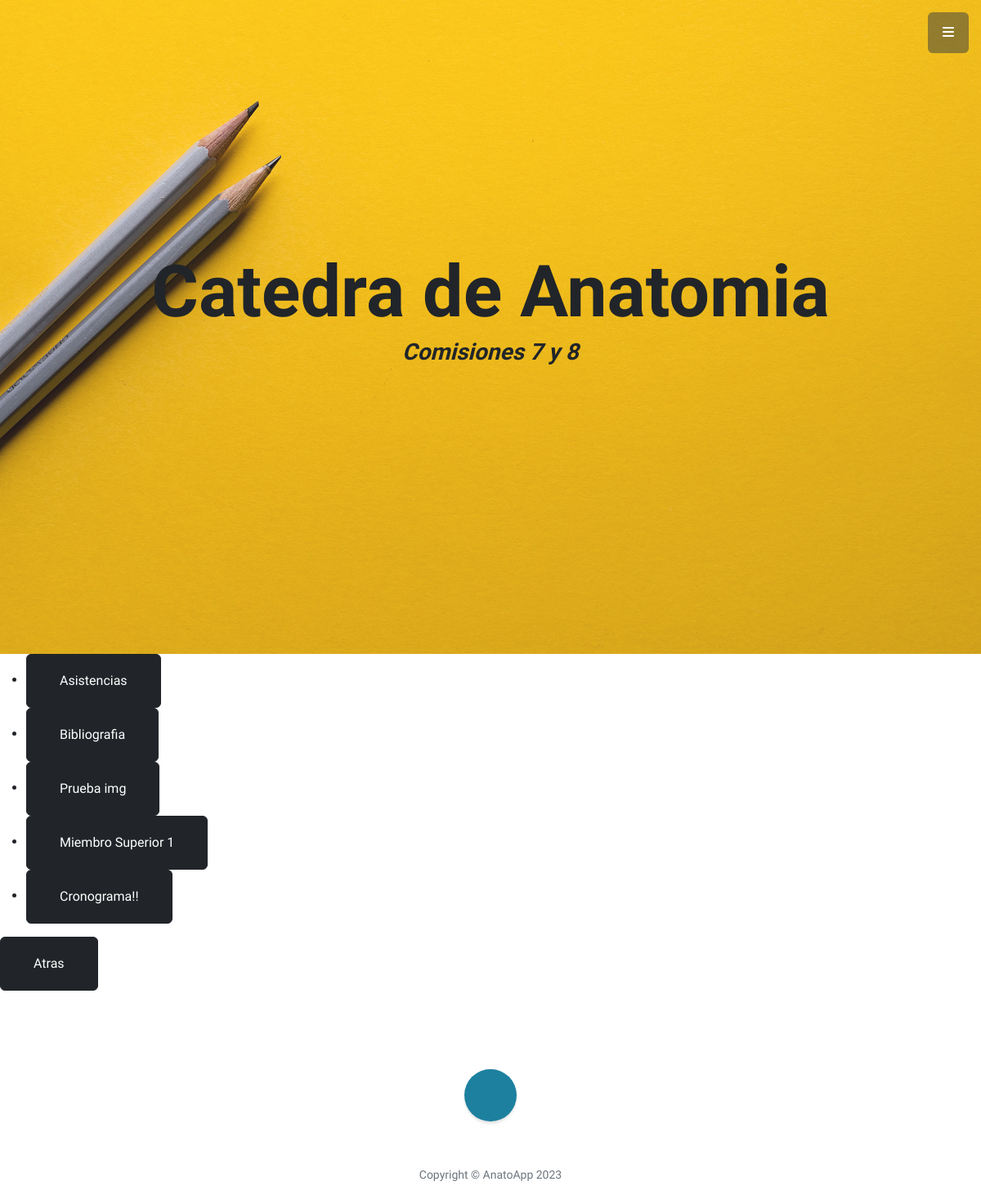
/AnatoApp/verEntradas, run on an earlier commit of the app's database.
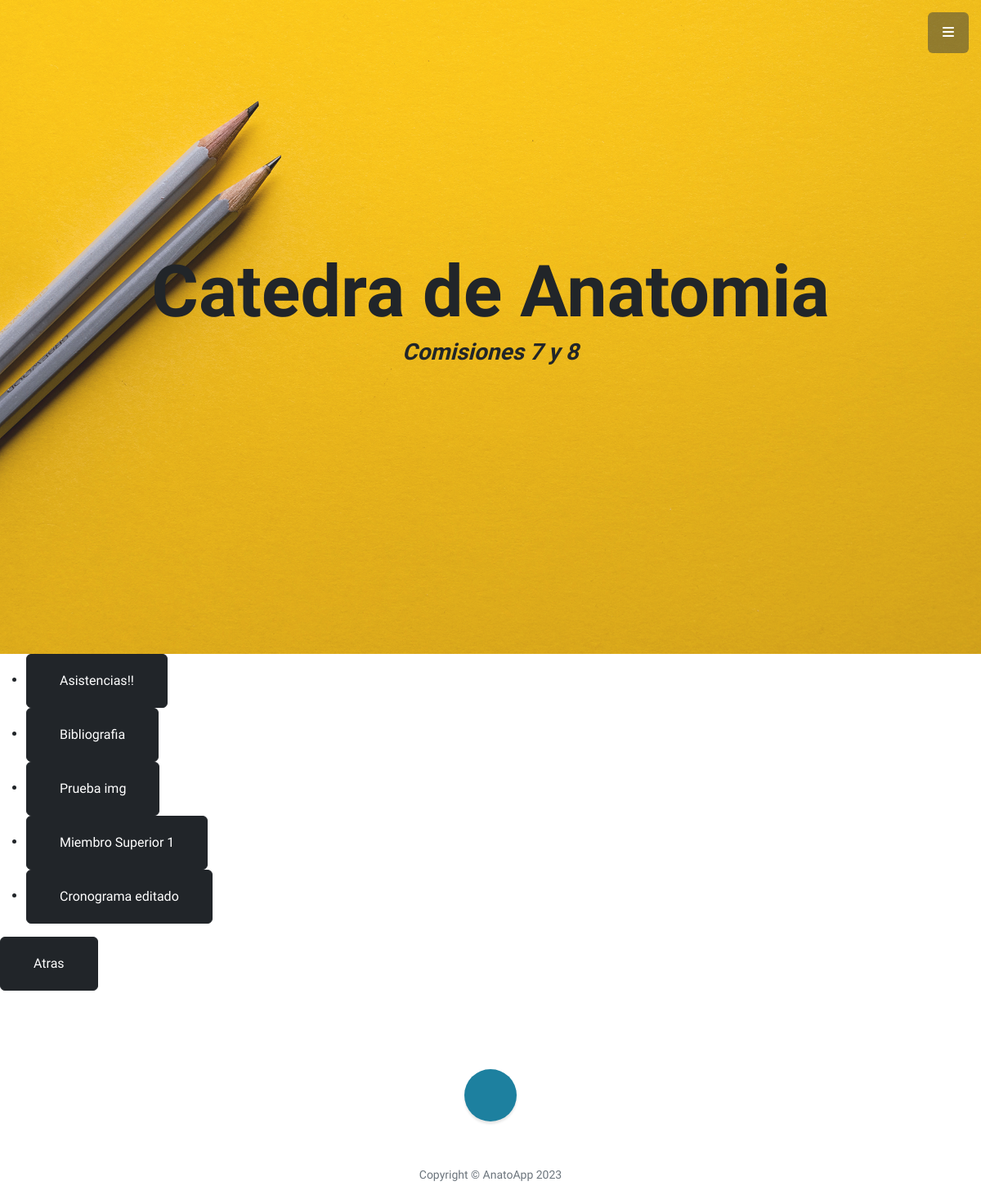
And on a later commit of the database.
### AnatoApp/models.py (models this page shows, shortened)
class Entrada(models.Model):
    titulo = models.CharField(max_length=100)
    subtitulo = models.CharField(max_length=100)
    cuerpo = models.TextField()
    fecha = models.DateField(auto_now_add=True)
    imagen = models.ImageField(upload_to='media', null=True, blank = True)
    autor = models.ForeignKey(User, on_delete=models.CASCADE)

### AnatoApp/views.py (the view)
# urls.py: path('verEntradas', views.verEntradas, name='VerEntradas'),
def verEntradas(request): #Lista de entrads
    entradas = Entrada.objects.all()
    contexto = {"entradas": entradas}
    return render(request, "AnatoApp/verEntradas.html", contexto)

### AnatoApp/templates/AnatoApp/verEntradas.html
{% extends "AnatoApp/pagina2.html" %}
{% load static %}
{% block Alumnos %}
{% if entradas %}
  <ul>
    {% for entrada in entradas %}
      <li>
        <a class="btn btn-dark btn-xl" href="{% url 'VerEntrada' entrada.id %}">{{ entrada.titulo }}</a>
      </li>
    {% endfor %}
  </ul>
  <p>
    <a class="btn btn-dark btn-xl" href="blog">Atras</a>
  </p>
{% else %}
  <p>Aún no hay publicaciones.</p>
{% endif %}
{% endblock %}

### AnatoApp/templates/AnatoApp/pagina2.html (shortened to what this page needs)
{% extends "AnatoApp/inicio.html" %}
{% load static %}

### AnatoApp/templates/AnatoApp/inicio.html (shortened to what this page needs)
{% extends "AnatoApp/plantilla.html" %}
{% load static %}
{% block cambioTitulo %}
                <h1 class="mb-1">Catedra de Anatomia</h1>
                <h3 class="mb-5"><em>Comisiones 7 y 8</em></h3>
{% endblock %}
{% block Footer %}
<p class="text-muted small mb-0">Copyright &copy; AnatoApp 2023</p>
{% endblock %}

### AnatoApp/templates/AnatoApp/plantilla.html (shortened to what this page needs)
<!DOCTYPE html>
<html lang="en">
    <head>
        {% load static %}
        <link href="https://cdnjs.cloudflare.com/ajax/libs/simple-line-icons/2.5.5/css/simple-line-icons.min.css" rel="stylesheet" />
        <link href="{% static 'AnatoApp/css/styles.css' %}" rel="stylesheet" />
    </head>
    <body id="page-top">
        <a class="menu-toggle rounded" href="#"><i class="fas fa-bars"></i></a>
        <header class="masthead d-flex align-items-center">
            <div class="container px-4 px-lg-5 text-center">
                {% block cambioTitulo %}{% endblock %}
            </div>
        </header>
        {% block Alumnos %}{% endblock %}
        <footer class="footer text-center">
            <div class="container px-4 px-lg-5">
                <ul class="list-inline mb-5">
                    <li class="list-inline-item">
                        <a class="social-link rounded-circle text-white" href="https://github.com/BautistaGreco"></a>
                    </li>
                </ul>
                {% block Footer %}{% endblock %}
            </div>
        </footer>
    </body>
</html>

What changed in the data, as far as the page shows it:
changed Entrada: titulo "Asistencias" → "Asistencias!!"
changed Entrada: titulo "Cronograma!!" → "Cronograma editado"
